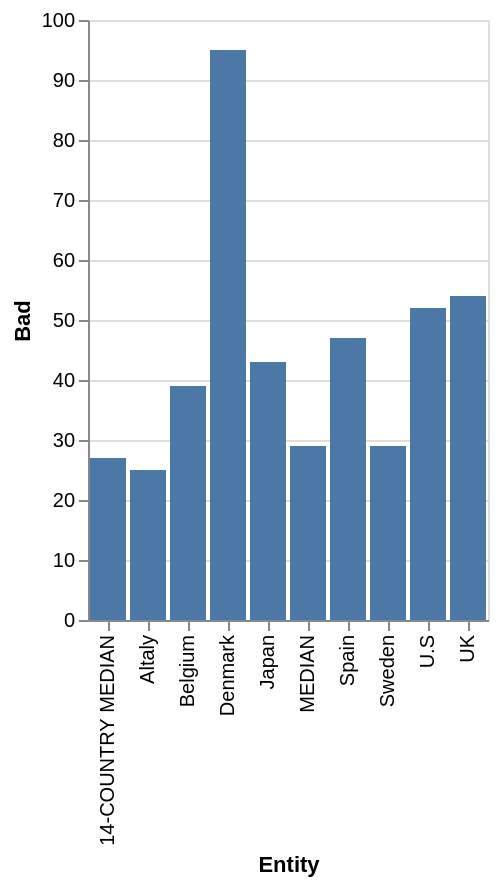

Write the Vega-Lite specification saved for this chart.
### Vega-Lite specification from a JSON file in a GitHub repository (floating-point values rounded to 4 significant figures)
{"$schema": "https://vega.github.io/schema/vega-lite/v5.json", "description": "Bar chart auto-generated from CSV", "data": {"values": [{"Entity": "14-COUNTRY MEDIAN", "Bad": 27.0}, {"Entity": "Japan", "Bad": 43.0}, {"Entity": "Australia South Korea", "Bad": NaN}, {"Entity": "MEDIAN", "Bad": 29.0}, {"Entity": "UK", "Bad": 54.0}, {"Entity": "Spain", "Bad": 47.0}, {"Entity": "France", "Bad": NaN}, {"Entity": "Belgium", "Bad": 39.0}, {"Entity": "Sweden", "Bad": 29.0}, {"Entity": "Altaly", "Bad": 25.0}, {"Entity": "Germany Netherlands", "Bad": NaN}, {"Entity": "Denmark", "Bad": 95.0}, {"Entity": "U.S", "Bad": 52.0}, {"Entity": "Canada", "Bad": NaN}]}, "mark": "bar", "encoding": {"x": {"field": "Entity", "type": "ordinal"}, "y": {"field": "Bad", "type": "quantitative"}}}
